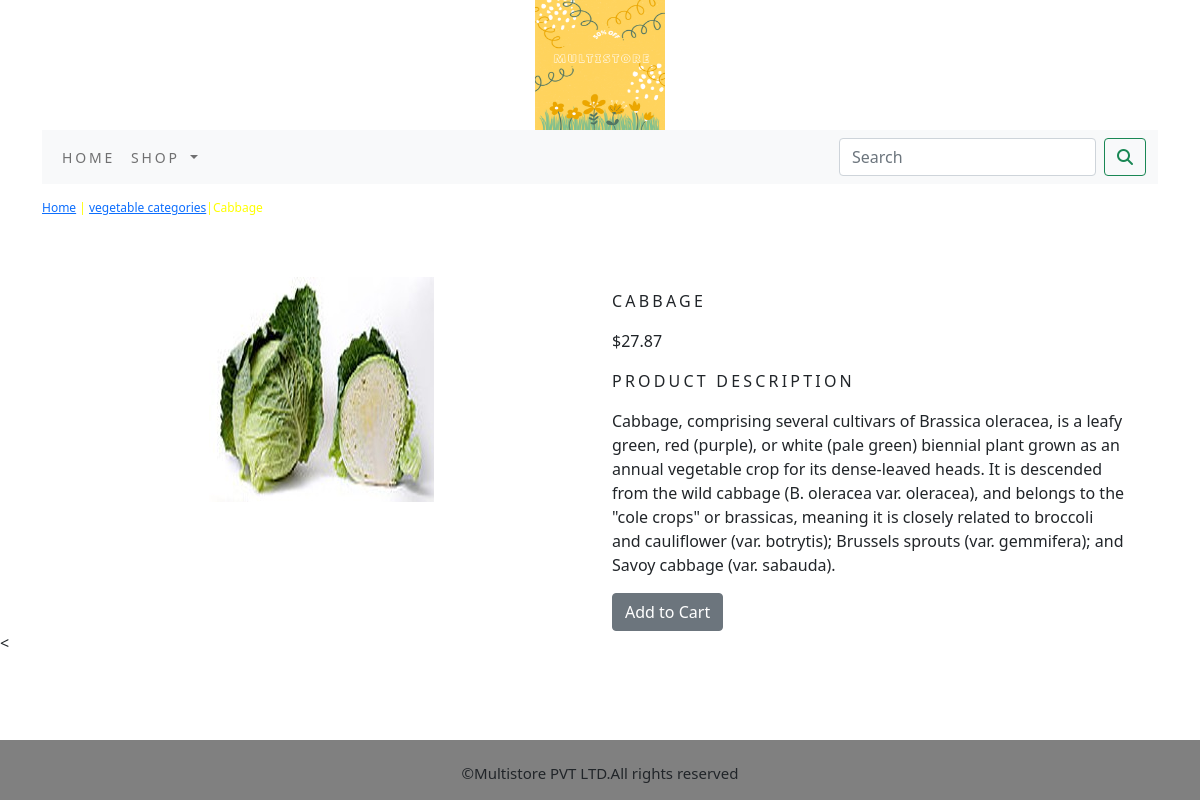
/commerceapp/vegetable-categories/cabbage/, run on the app's committed database.
### commerceapp/models.py (models this page shows, shortened)
class Product(models.Model):
    name = models.CharField(max_length=200, unique=True)
    slug = models.SlugField(max_length=200, unique=True)
    description = models.TextField(blank=True)
    image = models.ImageField(upload_to='product', blank=True)
    price = models.DecimalField(max_digits=10,decimal_places=2)
    category = models.ForeignKey(Category,on_delete=models.CASCADE)
    stock = models.IntegerField()
    available = models.BooleanField(default=True)
    created = models.DateTimeField(auto_now_add=True)
    updated = models.DateTimeField(auto_now=True)
    class Meta:
        ordering = ('name',)
        verbose_name = 'product'
        verbose_name_plural = 'products'

class Category(models.Model):
    name = models.CharField(max_length=200,unique=True)
    slug = models.SlugField(max_length=200,unique=True)
    description = models.TextField(blank=True)
    image = models.ImageField(upload_to='category',blank=True)
    class Meta:
        ordering = ('name',)
        verbose_name = 'category'
        verbose_name_plural = 'categories'
    def get_url(self):
        return reverse('commerceapp:products_by_category', args=[self.slug])
    def __str__(self):
        return '{}'.format(self.name)

### commerceapp/views.py (the view)
# urls.py: path('<slug:c_slug>/<slug:product_slug>/',views.proDetail,name='ProCatdetail'),
def proDetail(request,c_slug,product_slug):
    try:
        product=Product.objects.get(category__slug=c_slug,slug=product_slug)
    except Exception as e:
        raise e
    return render(request,"product.html",{'product':product})

### cartapp/contextprocessors.py (called while the page is built)
def counter(request):
    item_count=0
    if 'admin' in request.path:
        return {}
    else:
        try:
            cart=Cart.objects.filter(cart_id=_cart_id(request))
            car_items=CartItem.objects.all().filter(cart=cart[:1])
            for cart_item in car_items:
                item_count += cart_item.quantity
        except Cart.DoesNotExist:
            item_count =0
    return dict(item_count=item_count)

### cartapp/views.py (called while the page is built)
def _cart_id(request):
    cart = request.session.session_key
    if not cart:
        cart = request.session.create()
    return cart

### commerceapp/context processors.py (called while the page is built)
def menu_links(request):
    links=Category.objects.all()
    return dict(links=links)

### templates/product.html (shortened to what this page needs)
{% extends 'base.html' %}
{% load static %}
{% block content %}
<div class="row my_prod_row_class">
    <div class="mx_auto">
        <p> <a href="{% url 'commerceapp:allProdCat' %}">Home</a> | <a href="{{product.category.get_url}}">{{product.category}}</a>|{{product.name}}</p>
    </div>
</div>
<div class="container">
<br>
<div class="row">
    <div class="col-12 col-sm-12 col-md-12 col-lg-6 text-center">
        <div style="min-width:18rem">
            <img src="{{product.image.url}}" alt="{{product.name}}">
        </div>
    </div>
    <div class="col-12 col-sm-12 col-md-12 col-lg-6 ">
        <div>
            <h1 class="my_prod_title">{{product.name}}</h1>
            <p>${{product.price}}</p>
            <p class="my_title">Product Description</p>
            <p class="text-justify my_prod_text">{{product.description}}</p>
            {% if product.stock <= 0 %}
            <p class="text-justify my_prod_text"><b>OUT OF STOCK</b></p>
            {% else %}
            <a  class="btn btn-secondary" href="{% url 'cartapp:add_cart' product.id %}">Add to Cart</a>
            {% endif %}
        </div>
    </div>
</div>
</div>
</div>
{% endblock %}

### static/css/custom.css (style rules this page uses)
body { font-family: 'Raleway', sans-serif; text:justify; }
.my_title { font-size:16px; text-transform:uppercase; letter-spacing: .2em; }
.my_prod_row_class { padding-top:15px; padding-bottom:20px; }
.my_prod_row_class .mx_auto { color:yellow; font-size:12px; text-decoration:none; }
.my_prod_title { font-size:16px; text-transform:uppercase; letter-spacing:0.2em; padding-top:15px; padding-bottom:10px; }
.my_prod_text { padding-right:20px; }

### data on the page
Product: category "vegetable categories", name "Cabbage", image (picture), name "CABBAGE", price "27.87", description "Cabbage, comprising several cultivars of Brassica oleracea, is a leafy green, red (purple), or white (pale green) biennial plant grown as an annual vegetable crop for its dense-leaved heads. It is descended from the wild cabbage (B. oleracea var. oleracea), and belongs to the \"cole crops\" or brassicas, meaning it is closely related to broccoli and cauliflower (var. botrytis); Brussels sprouts (var. gemmifera); and Savoy cabbage (var. sabauda)."
